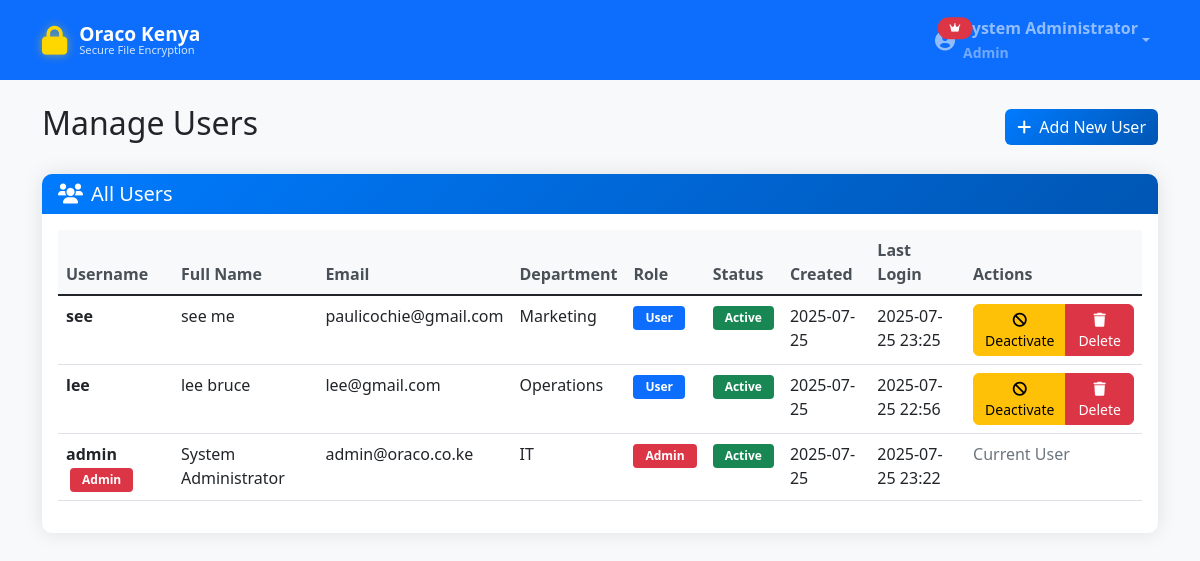
Page /manage_users (signed in) on the committed database.
### tables this page shows
CREATE TABLE users (
        id INTEGER PRIMARY KEY AUTOINCREMENT,
        username TEXT UNIQUE NOT NULL,
        email TEXT UNIQUE NOT NULL,
        password_hash TEXT NOT NULL,
        full_name TEXT NOT NULL,
        department TEXT NOT NULL,
        role TEXT DEFAULT 'user',
        is_active INTEGER DEFAULT 1,
        created_at TIMESTAMP DEFAULT CURRENT_TIMESTAMP,
        last_login TIMESTAMP,
        reset_code TEXT, reset_code_expires TIMESTAMP, reset_code_attempts INTEGER DEFAULT 0);

### app.py (the view)
    def decorated_function(*args, **kwargs):
        if 'user_id' not in session:
            return redirect(url_for('login'))
        conn = sqlite3.connect('oraco_system.db')
        c = conn.cursor()
        c.execute('SELECT role FROM users WHERE id = ?', (session['user_id'],))
        user = c.fetchone()
        conn.close()
        if not user or user[0] != 'admin':
            flash('Access denied. Admin privileges required.', 'error')
            return redirect(url_for('dashboard'))
        return f(*args, **kwargs)

### app.py (called while the page is built)
def require_admin(f):
    def decorated_function(*args, **kwargs):
        if 'user_id' not in session:
            return redirect(url_for('login'))
        conn = sqlite3.connect('oraco_system.db')
        c = conn.cursor()
        c.execute('SELECT role FROM users WHERE id = ?', (session['user_id'],))
        user = c.fetchone()
        conn.close()
        if not user or user[0] != 'admin':
            flash('Access denied. Admin privileges required.', 'error')
            return redirect(url_for('dashboard'))
        return f(*args, **kwargs)
    decorated_function.__name__ = f.__name__
    return decorated_function

@app.route('/manage_users')
@require_admin
def manage_users():
    conn = sqlite3.connect('oraco_system.db')
    c = conn.cursor()
    c.execute('''SELECT id, username, email, full_name, department, role,
                        is_active, created_at, last_login
                 FROM users ORDER BY created_at DESC''')
    users = c.fetchall()
    conn.close()
    return render_template('manage_users.html', users=users)

### templates/manage_users.html (shortened to what this page needs)
{% extends "base.html" %}
{% block content %}
<div class="row mb-4">
    <div class="col-12">
        <div class="d-flex justify-content-between align-items-center">
            <h2>Manage Users</h2>
            <a href="{{ url_for('add_user') }}" class="btn btn-primary">
                <i class="fas fa-plus me-2"></i>Add New User
            </a>
        </div>
    </div>
</div>
<div class="row">
    <div class="col-12">
        <div class="card">
            <div class="card-header">
                <h5 class="mb-0"><i class="fas fa-users me-2"></i>All Users</h5>
            </div>
            <div class="card-body">
                <div class="table-responsive">
                    <table class="table table-hover">
                        <thead>
                            <tr>
                                <th>Username</th>
                                <th>Full Name</th>
                                <th>Email</th>
                                <th>Department</th>
                                <th>Role</th>
                                <th>Status</th>
                                <th>Created</th>
                                <th>Last Login</th>
                                <th>Actions</th>
                            </tr>
                        </thead>
                        <tbody>
                            {% for user in users %}
                            <tr>
                                <td>
                                    <strong>{{ user[1] }}</strong>
                                    {% if user[5] == 'admin' %}
                                    <span class="badge bg-danger ms-1">Admin</span>
                                    {% endif %}
                                </td>
                                <td>{{ user[3] }}</td>
                                <td>{{ user[2] }}</td>
                                <td>{{ user[4] }}</td>
                                <td>
                                    <span class="badge bg-{{ 'danger' if user[5] == 'admin' else 'primary' }}">
                                        {{ user[5].title() }}
                                    </span>
                                </td>
                                <td>
                                    {% if user[6] %}
                                    <span class="badge bg-success">Active</span>
                                    {% else %}
                                    <span class="badge bg-danger">Inactive</span>
                                    {% endif %}
                                </td>
                                <td>{{ user[7][:10] if user[7] else 'N/A' }}</td>
                                <td>{{ user[8][:16] if user[8] else 'Never' }}</td>
                                <td>
                                    {% if user[0] != session.user_id %}
                                    <div class="btn-group" role="group">
                                        <a href="{{ url_for('toggle_user', user_id=user[0]) }}"
                                           class="btn btn-sm btn-{{ 'warning' if user[6] else 'success' }}"
                                           onclick="return confirm('Are you sure you want to {{ 'deactivate' if user[6] else 'activate' }} this user?')">
                                            {% if user[6] %}
                                            <i class="fas fa-ban"></i> Deactivate
                                            {% else %}
                                            <i class="fas fa-check"></i> Activate
                                            {% endif %}
                                        </a>
                                        <a href="{{ url_for('delete_user', user_id=user[0]) }}"
                                           class="btn btn-sm btn-danger"
                                           onclick="return confirm('Are you sure you want to delete this user? This action cannot be undone and will delete all their files.')">
                                            <i class="fas fa-trash"></i> Delete
                                        </a>
                                    </div>
                                    {% else %}
                                    <span class="text-muted">Current User</span>
                                    {% endif %}
                                </td>
                            </tr>
                            {% endfor %}
                        </tbody>
                    </table>
                </div>
            </div>
        </div>
    </div>
</div>
{% endblock %}

### templates/base.html (shortened to what this page needs)
<!DOCTYPE html>
<html lang="en">
<head>
    <link href="https://cdn.jsdelivr.net/npm/bootstrap@5.1.3/dist/css/bootstrap.min.css" rel="stylesheet" />
    <link href="https://cdnjs.cloudflare.com/ajax/libs/font-awesome/6.0.0/css/all.min.css" rel="stylesheet">
    <link href="{{ url_for('static', filename='css/style.css') }}" rel="stylesheet">
    <link href="{{ url_for('static', filename='css/logo.css') }}" rel="stylesheet">
</head>
<body>
    <nav class="navbar navbar-expand-lg navbar-dark bg-primary">
        <div class="container">
            <a class="navbar-brand oraco-logo" href="{{ url_for('index') }}">
                <div class="logo-icon">
                    <i class="fas fa-lock"></i>
                </div>
                <div class="logo-text">
                    <div class="logo-main">Oraco Kenya</div>
                    <div class="logo-subtitle">Secure File Encryption</div>
                </div>
            </a>
            {% if session.user_id %}
            <div class="navbar-nav ms-auto">
                <div class="nav-item dropdown admin-dropdown">
                    <a class="nav-link dropdown-toggle d-flex align-items-center" href="#" id="navbarDropdown" role="button" data-bs-toggle="dropdown" aria-expanded="false">
                        <div class="me-2 position-relative">
                            <i class="fas fa-user-circle fa-lg"></i>
                            {% if session.role == 'admin' %}
                            <span class="position-absolute top-0 start-100 translate-middle badge rounded-pill bg-danger" style="font-size: 0.6rem;">
                                <i class="fas fa-crown"></i>
                            </span>
                            {% endif %}
                        </div>
                        <div class="d-none d-md-block text-start">
                            <div class="fw-bold">{{ session.full_name }}</div>
                            <small class="opacity-75">{{ session.role|title }}</small>
                        </div>
                    </a>
                </div>
            </div>
            {% endif %}
        </div>
    </nav>
    <main class="container mt-4">
        {% block content %}{% endblock %}
    </main>
</body>
</html>

### static/css/style.css (style rules this page uses)
body { background-color: #f8f9fa; font-family: 'Segoe UI', Tahoma, Geneva, Verdana, sans-serif; }
.navbar-brand { font-weight: bold; font-size: 1.2rem; }
.card { border: none; border-radius: 10px; box-shadow: 0 0 20px rgba(0, 0, 0, 0.1); margin-bottom: 20px; }
.card-header { background: linear-gradient(135deg, #007bff, #0056b3); color: white; border-radius: 10px 10px 0 0 !important; border: none; }
.btn { border-radius: 6px; font-weight: 500; }
.btn-primary { background: linear-gradient(135deg, #007bff, #0056b3); border: none; }
.table th { border-top: none; font-weight: 600; color: #495057; background-color: #f8f9fa; }
.badge { font-size: 0.75rem; padding: 0.375rem 0.75rem; }

### static/css/logo.css (style rules this page uses)
.oraco-logo { display: flex; align-items: center; font-weight: bold; font-size: 1.3rem; text-decoration: none; color: white; transition: all 0.3s ease; }
.logo-icon { position: relative; margin-right: 12px; font-size: 1.8rem; color: #ffd700; text-shadow: 0 0 10px rgba(255, 215, 0, 0.5); animation: logoGlow 2s ease-in-out infinite alternate; }
.logo-text { display: flex; flex-direction: column; line-height: 1.1; }
.logo-main { font-size: 1.2rem; font-weight: 700; color: #ffffff; }
.logo-subtitle { font-size: 0.7rem; font-weight: 400; color: #e3f2fd; opacity: 0.9; }

### templates/base.html (style rules this page uses)
.navbar-nav .nav-link { font-weight: 600; transition: all 0.3s ease; border-radius: 8px; padding: 0.5rem 1rem; }

### rows in the picture
users: full_name "System Administrator", username "admin", email "admin@oraco.co.ke", department "IT", role "Admin", is_active "Active", created_at "2025-07-25", last_login "2025-07-25 23:22", shows "Current User"
users: username "see", full_name "see me", email "paulicochie@gmail.com", department "Marketing", role "User", is_active "Active", created_at "2025-07-25", last_login "2025-07-25 23:25"
users: username "lee", full_name "lee bruce", email "lee@gmail.com", department "Operations", role "User", is_active "Active", created_at "2025-07-25", last_login "2025-07-25 22:56"

### other values in the picture
{{ session.role|title }} "Admin"
